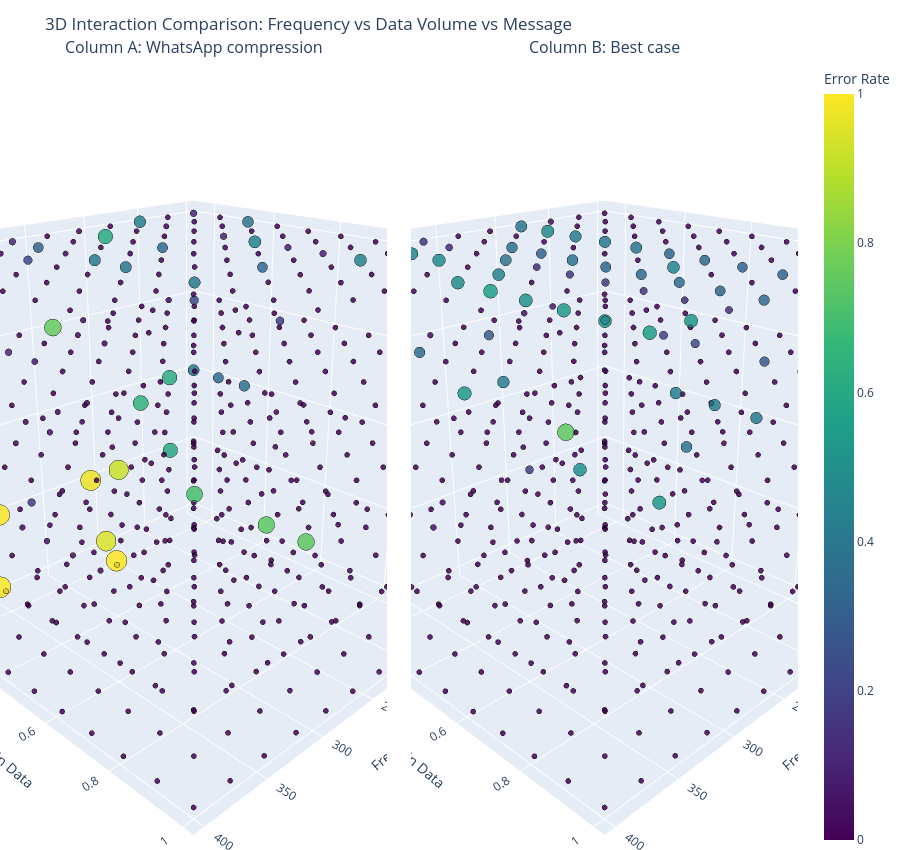

The cell this chart's notebook holds for it:
### Markdown cell above
## 3D Interaction: Frequency, Data Volume, and Message (Comparison)
This figure is split into two 3D panels:
- Column A: `csv_path` (actual pipeline output)
- Column B: `no_audio_compression` (best-case reference)
Color and marker size encode `error_rate` (lower is better).

### Code cell
import plotly.graph_objects as go
from plotly.subplots import make_subplots


def _prepare_3d_plot_df(df: DataFrame) -> tuple[DataFrame, list[str]]:
    plot_df = prepare_plot_df(df).copy()
    plot_df["error_rate_clipped"] = plot_df["error_rate"].clip(0, 1)
    plot_df["marker_size"] = 6 + plot_df["error_rate_clipped"] * 18

    message_order = plot_df["message_label"].drop_duplicates().tolist()
    message_to_idx = {message: idx for idx, message in enumerate(message_order)}
    plot_df["message_idx"] = plot_df["message_label"].map(message_to_idx)
    plot_df["message_short"] = plot_df["message_label"].map(lambda m: shorten_message(m, 40))
    return plot_df, message_order


def _add_3d_trace(fig, plot_df: DataFrame, row: int, col: int, trace_name: str) -> None:
    fig.add_trace(
        go.Scatter3d(
            x=plot_df["frequency"],
            y=plot_df["volume_gain_data"],
            z=plot_df["message_idx"],
            mode="markers",
            name=trace_name,
            showlegend=False,
            marker={
                "size": plot_df["marker_size"],
                "color": plot_df["error_rate_clipped"],
                "coloraxis": "coloraxis",
                "opacity": 0.85,
                "line": {"width": 0.5, "color": "black"},
            },
            customdata=np.stack(
                [plot_df["message_short"], plot_df["error_rate"], plot_df["volume_gain_data"]],
                axis=-1,
            ),
            hovertemplate=(
                "Frequency=%{x}<br>"
                "Volume Gain Data=%{y:.6f}<br>"
                "Message=%{customdata[0]}<br>"
                "Error Rate=%{customdata[1]:.4f}<extra></extra>"
            ),
        ),
        row=row,
        col=col,
    )


def _scene_layout(message_order: list[str]) -> dict:
    return {
        "xaxis": {"title": "Frequency"},
        "yaxis": {"title": "Volume Gain Data"},
        "zaxis": {
            "title": "Message",
            "tickvals": list(range(len(message_order))),
            "ticktext": [shorten_message(message, 30) for message in message_order],
        },
        "camera": {"eye": {"x": 1.5, "y": 1.5, "z": 0.9}},
    }


plot_df_a, message_order_a = _prepare_3d_plot_df(df_first)
plot_df_b, message_order_b = _prepare_3d_plot_df(df_second)

fig = make_subplots(
    rows=1,
    cols=2,
    specs=[[{"type": "scene"}, {"type": "scene"}]],
    subplot_titles=(
        "Column A: WhatsApp compression",
        "Column B: Best case",
    ),
    horizontal_spacing=0.03,
)

if not plot_df_a.empty:
    _add_3d_trace(fig, plot_df_a, row=1, col=1, trace_name="A")
if not plot_df_b.empty:
    _add_3d_trace(fig, plot_df_b, row=1, col=2, trace_name="B")

fig.update_layout(
    scene=_scene_layout(message_order_a),
    scene2=_scene_layout(message_order_b),
    coloraxis={
        "colorscale": "Viridis",
        "cmin": 0,
        "cmax": 1,
        "colorbar": {"title": "Error Rate"},
    },
    title="3D Interaction Comparison: Frequency vs Data Volume vs Message",
    margin={"l": 0, "r": 0, "t": 60, "b": 0},
    height=850,
)

fig.show()

### Figure 1 — Plotly figure (JSON) as saved in the notebook; plotly's stock layout.template omitted (floating-point values rounded to 4 significant figures; data arrays with more than 128 entries replaced by an {"elided": "..."} marker saying what was removed)
{"data": [{"customdata": {"elided": "500x3 mixed values"}, "hovertemplate": "Frequency=%{x}<br>Volume Gain Data=%{y:.6f}<br>Message=%{customdata[0]}<br>Error Rate=%{customdata[1]:.4f}<extra></extra>", "marker": {"color": {"elided": "500 float values"}, "coloraxis": "coloraxis", "line": {"color": "black", "width": 0.5}, "opacity": 0.85, "size": {"elided": "500 float values"}}, "mode": "markers", "name": "A", "scene": "scene", "showlegend": false, "type": "scatter3d", "x": {"elided": "500 int values"}, "y": {"elided": "500 float values"}, "z": {"elided": "500 int values"}}, {"customdata": {"elided": "500x3 mixed values"}, "hovertemplate": "Frequency=%{x}<br>Volume Gain Data=%{y:.6f}<br>Message=%{customdata[0]}<br>Error Rate=%{customdata[1]:.4f}<extra></extra>", "marker": {"color": {"elided": "500 float values"}, "coloraxis": "coloraxis", "line": {"color": "black", "width": 0.5}, "opacity": 0.85, "size": {"elided": "500 float values"}}, "mode": "markers", "name": "B", "scene": "scene2", "showlegend": false, "type": "scatter3d", "x": {"elided": "500 int values"}, "y": {"elided": "500 float values"}, "z": {"elided": "500 int values"}}], "layout": {"annotations": [{"font": {"size": 16}, "showarrow": false, "text": "Column A: WhatsApp compression", "x": 0.2425, "xanchor": "center", "xref": "paper", "y": 1, "yanchor": "bottom", "yref": "paper"}, {"font": {"size": 16}, "showarrow": false, "text": "Column B: Best case", "x": 0.7575, "xanchor": "center", "xref": "paper", "y": 1, "yanchor": "bottom", "yref": "paper"}], "coloraxis": {"cmax": 1, "cmin": 0, "colorbar": {"title": {"text": "Error Rate"}}, "colorscale": [[0, "#440154"], [0.1111, "#482878"], [0.2222, "#3e4989"], [0.3333, "#31688e"], [0.4444, "#26828e"], [0.5556, "#1f9e89"], [0.6667, "#35b779"], [0.7778, "#6ece58"], [0.8889, "#b5de2b"], [1, "#fde725"]]}, "height": 850, "margin": {"b": 0, "l": 0, "r": 0, "t": 60}, "scene": {"camera": {"eye": {"x": 1.5, "y": 1.5, "z": 0.9}}, "domain": {"x": [0, 0.485], "y": [0, 1]}, "xaxis": {"title": {"text": "Frequency"}}, "yaxis": {"title": {"text": "Volume Gain Data"}}, "zaxis": {"ticktext": ["Hi!", "Hello world, this is a 1234...", "Special symbols: @#$%^&*+=_...", "Line breaks test: First lin...", "Long message: This is a sig..."], "tickvals": [0, 1, 2, 3, 4], "title": {"text": "Message"}}}, "scene2": {"camera": {"eye": {"x": 1.5, "y": 1.5, "z": 0.9}}, "domain": {"x": [0.515, 1], "y": [0, 1]}, "xaxis": {"title": {"text": "Frequency"}}, "yaxis": {"title": {"text": "Volume Gain Data"}}, "zaxis": {"ticktext": ["Hi!", "Hello world, this is a 1234...", "Special symbols: @#$%^&*+=_...", "Line breaks test: First lin...", "Long message: This is a sig..."], "tickvals": [0, 1, 2, 3, 4], "title": {"text": "Message"}}}, "title": {"text": "3D Interaction Comparison: Frequency vs Data Volume vs Message"}}}
